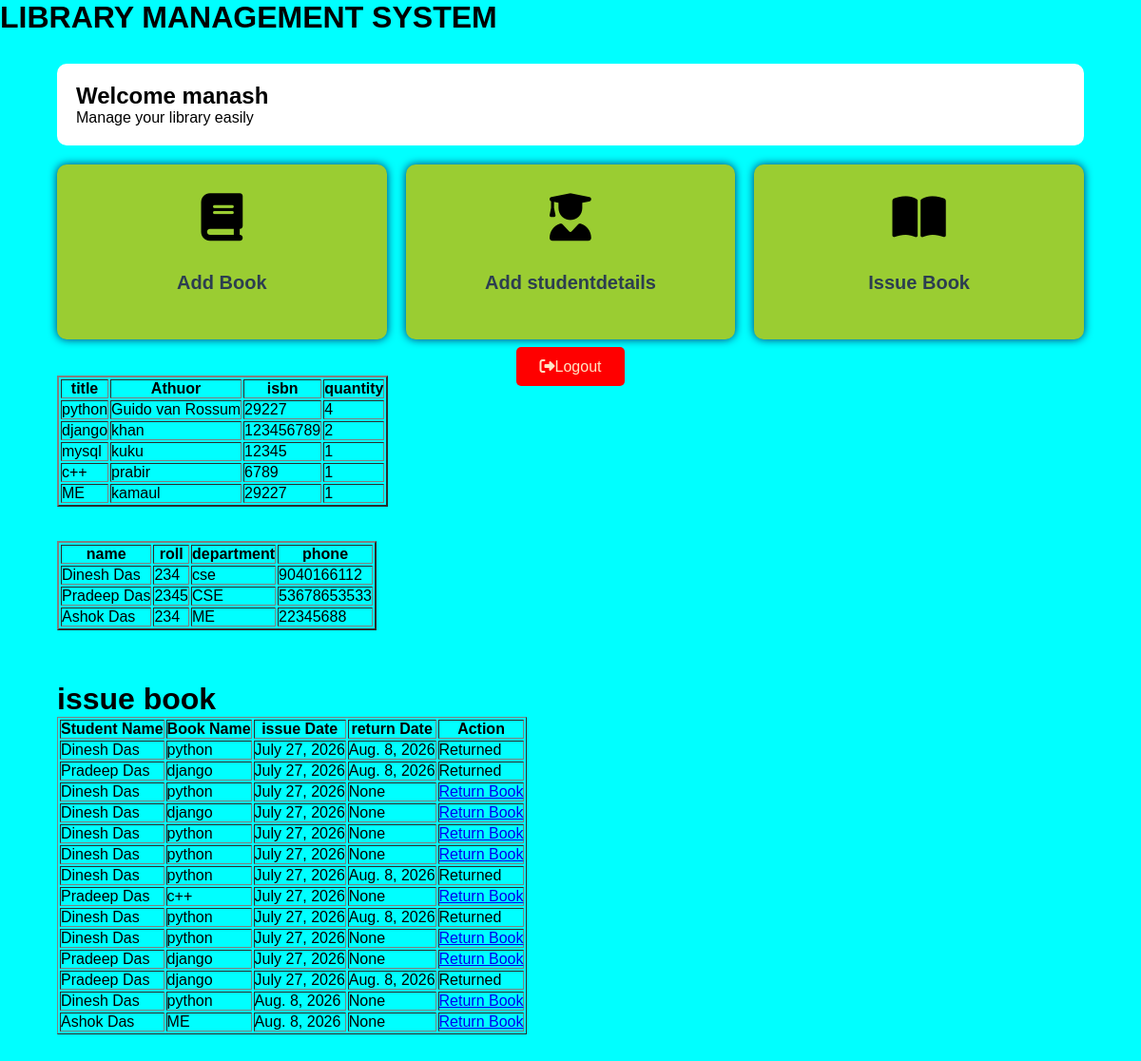
The app's page / (signed in) with its own data.
### library/models.py (models this page shows, shortened)
class Book(models.Model):
    title=models.CharField(max_length=100)
    author=models.CharField(max_length=100)
    isbn=models.CharField(max_length=100)
    quantity=models.PositiveIntegerField(default=1)

class Student(models.Model):
    name=models.CharField(max_length=100)
    roll=models.IntegerField()
    department=models.CharField(max_length=100)
    phone=models.IntegerField()

class IssueBook(models.Model):
    student=models.ForeignKey(Student,on_delete=models.CASCADE,related_name="issed_book")
    book=models.ForeignKey(Book,on_delete=models.CASCADE,related_name="issed_book")
    issue_date=models.DateField(auto_now_add=True)
    return_date=models.DateField(null=True,blank=True)

### library/views.py (the view)
# urls.py: path("",views.Home,name="Homepage"),
@login_required(login_url="login")# it find the current user logged in
def Home(request):
    Books=Book.objects.all()
    Students=Student.objects.all()
    issued_book=IssueBook.objects.all()
    return render(request,"home.html",{"books":Books,"students":Students,"issued_books":issued_book})

### library/templates/home.html (shortened to what this page needs)
{% load static %}
<!DOCTYPE html>
<html lang="en">
<head>
    <link rel="stylesheet" href="{% static 'css/style.css' %}">
    <link rel="stylesheet" href="https://cdnjs.cloudflare.com/ajax/libs/font-awesome/6.5.2/css/all.min.css">
</head>
<body>
    <div class="header">
        <h1>LIBRARY MANAGEMENT SYSTEM</h1>
    </div>
    <div class="container">
        <div class="welcome">
          <h2>Welcome {{request.user.username}}</h2>
          <p>Manage your library easily</p>
        </div>
        <div class="cards">
            <div class="card">
                <i class="fas fa-book"></i>
                <br><br>
                <a href="/add_book">Add Book</a><br><br>
            </div>
            <div class="card">
                <i class="fas fa-user-graduate"></i>
                <br><br>
                <a href="/add_student">Add studentdetails</a><br><br>
            </div>
            <div class="card">
                <i class="fas fa-book-open"></i>
                <br><br>
                <a href="/issue"> Issue Book</a>
            </div>
        </div>
        <div class="logout">
            <a href="/logout"><i class="fas fa-sign-out-alt"></i>Logout</a>
        </div>
     <table border="2px",padding=2px,margin="10px">
        <tr>
            <th>title</th>
            <th>Athuor</th>
            <th>isbn</th>
            <th>quantity</th>
        </tr>
        {% for i in books %}
        <tr>
            <td>{{i.title}}</td>
            <td>{{i.author}}</td>
            <td>{{i.isbn}}</td>
            <td>{{i.quantity}}</td>
        </tr>
        {% endfor %}
     </table><br><br>
     <table border="2px">
        <tr>
            <th>name</th>
            <th>roll</th>
            <th>department</th>
            <th>phone</th>
        </tr>
        {% for j in students %}
        <tr>
            <td>{{j.name}}</td>
            <td>{{j.roll}}</td>
            <td>{{j.department}}</td>
            <td>{{j.phone}}</td>
        </tr>
        {% endfor  %}
     </table>
     <br><br><br>
     <h1>issue book</h1>
    <table border="1">
        <tr>
            <th>Student Name</th>
            <th>Book Name</th>
            <th>issue Date</th>
            <th>return Date</th>
            <th>Action</th>
        </tr>
        {% for issue in issued_books %}
        <tr>
            <td>{{issue.student.name}}</td>
            <td>{{issue.book.title}}</td>
            <td>{{issue.issue_date}}</td>
            <td>{{issue.return_date}}</td>
            <td>
                {% if issue.return_date %}
                 Returned
                {% else %}
                 <a href="{% url 'return_book' issue.id %}">
                    Return Book
                 </a>
                {% endif %}
            </td>
        </tr>
        {% endfor %}
    </table>
    </div>
</body>
</html>

### library/static/css/style.css (style rules this page uses)
* { margin:0; padding:0; font-family:Arial, sans-serif }
body { background-color:aqua; }
.container { width: 90%; margin: 30px auto; }
.welcome { background-color: white; padding: 20px; border-radius: 10px; margin-bottom: 20px; }
.cards { display: grid; grid-template-columns: repeat(3,1fr); gap:20px }
.card { background-color: yellowgreen; text-align: center; padding: 30px; border-radius: 10px; box-shadow: 0 0 10px rgb(8, 49, 106); transition:0.3s ; }
.card i { font-size: 50px; color:3498db; margin-bottom: 15px; }
.card a { text-decoration: none; color:#2c3e50; font-size: 20px; font-weight: bold; }
.logout { text-align: center; margin-top: 20px; }
.logout a { background-color: red; color:bisque; padding:12px 25px; border-radius: 5px; text-decoration: none; }

### records on screen
Book: title "python", author "Guido van Rossum", isbn "29227", quantity "4"
Book: title "django", author "khan", isbn "123456789", quantity "2"
Book: title "mysql", author "kuku", isbn "12345", quantity "1"
Book: title "c++", author "prabir", isbn "6789", quantity "1"
Book: title "ME", author "kamaul", isbn "29227", quantity "1"
Student: name "Dinesh Das", roll "234", department "cse", phone "9040166112"
Student: name "Pradeep Das", roll "2345", department "CSE", phone "53678653533"
Student: name "Ashok Das", roll "234", department "ME", phone "22345688"
IssueBook: student.name "Dinesh Das", book "python", issue_date "July 27, 2026", return_date "Aug. 8, 2026", shows "Returned"
IssueBook: student.name "Pradeep Das", book "django", issue_date "July 27, 2026", return_date "Aug. 8, 2026", shows "Returned"
IssueBook: student.name "Dinesh Das", book "python", issue_date "July 27, 2026", return_date "None", shows "Return Book"
IssueBook: student.name "Dinesh Das", book "django", issue_date "July 27, 2026", return_date "None", shows "Return Book"
IssueBook: student.name "Dinesh Das", book "python", issue_date "July 27, 2026", return_date "None", shows "Return Book"
IssueBook: student.name "Dinesh Das", book "python", issue_date "July 27, 2026", return_date "None", shows "Return Book"
IssueBook: student.name "Dinesh Das", book "python", issue_date "July 27, 2026", return_date "Aug. 8, 2026", shows "Returned"
IssueBook: student.name "Pradeep Das", book "c++", issue_date "July 27, 2026", return_date "None", shows "Return Book"
IssueBook: student.name "Dinesh Das", book "python", issue_date "July 27, 2026", return_date "Aug. 8, 2026", shows "Returned"
IssueBook: student.name "Dinesh Das", book "python", issue_date "July 27, 2026", return_date "None", shows "Return Book"
IssueBook: student.name "Pradeep Das", book "django", issue_date "July 27, 2026", return_date "None", shows "Return Book"
IssueBook: student.name "Pradeep Das", book "django", issue_date "July 27, 2026", return_date "Aug. 8, 2026", shows "Returned"
IssueBook: student.name "Dinesh Das", book "python", issue_date "Aug. 8, 2026", return_date "None", shows "Return Book"
IssueBook: student.name "Ashok Das", book "ME", issue_date "Aug. 8, 2026", return_date "None", shows "Return Book"

### other values on screen
{{ request.user.username }} "manash"
